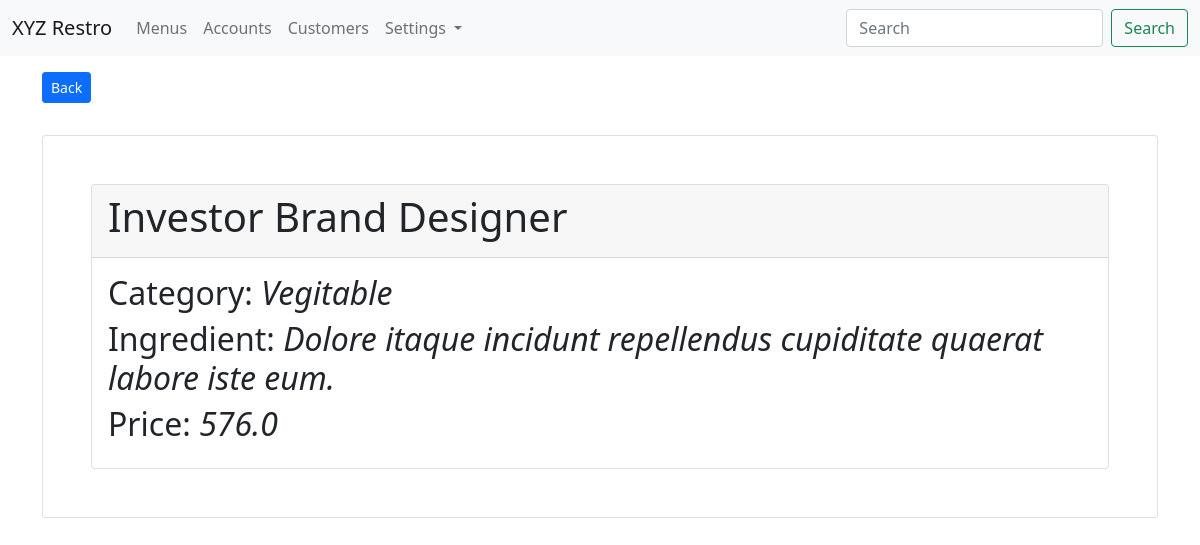
Screenshot of /menus/show/10/ (signed in) with the database file from the repository.
### app_menus/models.py (models this page shows, shortened)
class Menu(models.Model):
    menu_title = models.CharField(max_length=100)
    menu_price = models.FloatField(default=0.00)
    menu_ingredient = models.CharField(max_length=100)
    menu_category = models.ForeignKey(Category, on_delete=models.CASCADE)
    menu_img = models.FileField(upload_to="images/menus/", blank=True, null=True)
    menu_created_at = models.DateTimeField(auto_now_add=True)
    is_active = models.BooleanField(default=True)
    class Meta:
        db_table = "restro_menus"
        ordering = ["-menu_title"]

class Category(models.Model):
    category_title = models.CharField(max_length=100)
    category_code = models.CharField(max_length=20, null=True, blank=True)
    class Meta:
        db_table = "restro_categories"
        ordering = ["-category_title"]

### app_menus/views.py (the view)
# urls.py: path('show/<int:id>/', views.show_menu, name='menu-show'),
@login_required(login_url='/login/')
def show_menu(request, id):
    menu_obj = Menu.objects.get(id=id)
    context = {"data": menu_obj}
    return render(request, 'menus/show_menu.html', context)

### templates/menus/show_menu.html (shortened to what this page needs)
{% extends 'layouts/master.html' %}
{% block content %}
<div class="container">
    <a href="{% url 'menu-list' %}" class="btn btn-sm btn-primary mb-3 mt-3">Back</a>
    <div class="card p-5 mt-3">
        <div class="card">
            <div class="card-header">
                <h1>{{ data.menu_title }}</h1>
            </div>
            <div class="card-body">
                <h2>Category: <i>{{ data.menu_category.category_title }}</i></h2>
                <h2>Ingredient: <i>{{ data.menu_ingredient }}</i></h2>
                <h2>Price: <i>{{ data.menu_price }}</i></h2>
            </div>
        </div>
    </div>
</div>
{% endblock %}

### rows the page displays
Menu: menu_title "Investor Brand Designer", menu_category.category_title "Vegitable", menu_ingredient "Dolore itaque incidunt repellendus cupiditate quaerat labore iste eum.", menu_price "576.0"
